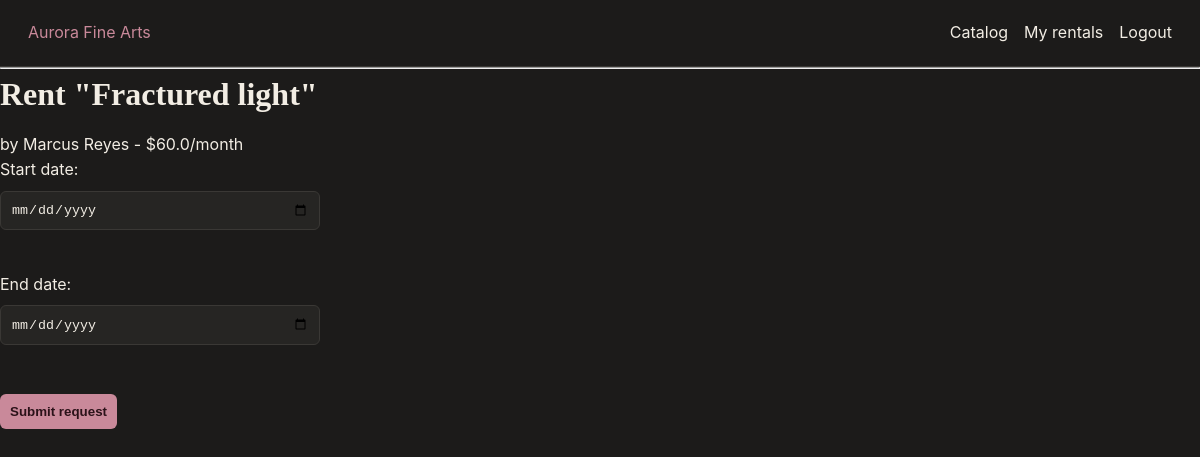
Screenshot of /rent/4 (signed in) with the database file from the repository.
### models.py (models this page shows, shortened)
class Artwork(db.Model):
    id = db.Column(db.Integer, primary_key=True)
    title = db.Column(db.String(150), nullable=False)
    artist_name = db.Column(db.String(150), nullable=False)
    category = db.Column(db.String(80))
    price_per_month = db.Column(db.Float, nullable=False)
    is_available = db.Column(db.Boolean, default=True)

### app.py (the view, shortened to what this page needs)
@app.route("/rent/<int:artwork_id>", methods=["GET", "POST"])
@login_required
def rent(artwork_id):
    if current_user.is_admin:
        flash("Admin accounts cannot rent artworks.", "error")
        return redirect(url_for("artwork_detail", artwork_id=artwork_id))
    artwork = Artwork.query.get_or_404(artwork_id)
    if not artwork.is_available:
        return "This artwork is no longer available."
    return render_template("rent.html", artwork=artwork)

### app.py (called while the page is built)
@login_manager.user_loader
def load_user(user_id):
    return User.query.get(int(user_id))

### templates/rent.html (shortened to what this page needs)
{% extends "base.html" %}
{% block content %}
    <div class="artwork_card">
        <h1>Rent "{{ artwork.title }}"</h1>
        <p>by {{ artwork.artist_name}} - ${{ artwork.price_per_month }}/month</p>
    </div>
    <form method="POST">
        Start date: <input type="date" name="start_date"><br>
        End date: <input type="date" name="end_date"><br>
        <input type="submit" value="Submit request">
    </form>
{% endblock %}

### static/css/style.css (style rules this page uses)
* { margin: 0; padding: 0; box-sizing: border-box; }
body { font-family: 'Inter', -apple-system, sans-serif; background-color: #1C1B1A; color: #F2EDE4; line-height: 1.6; }
h1, h2 { font-family: 'Playfair Display', serif; margin-bottom: 12px; }
form input { display: block; width: 100%; max-width: 320px; padding: 10px; margin: 8px 0 16px; background: #262523; border: 1px solid #3A3835; border-radius: 6px; color: #F2EDE4; }
form input[type="submit"] { background: #C9899A; color: #2B1219; font-weight: 600; cursor: pointer; max-width: fit-content; border: none; }

### rows the page displays
Artwork: title "Fractured light", artist_name "Marcus Reyes", price_per_month "60.0"
